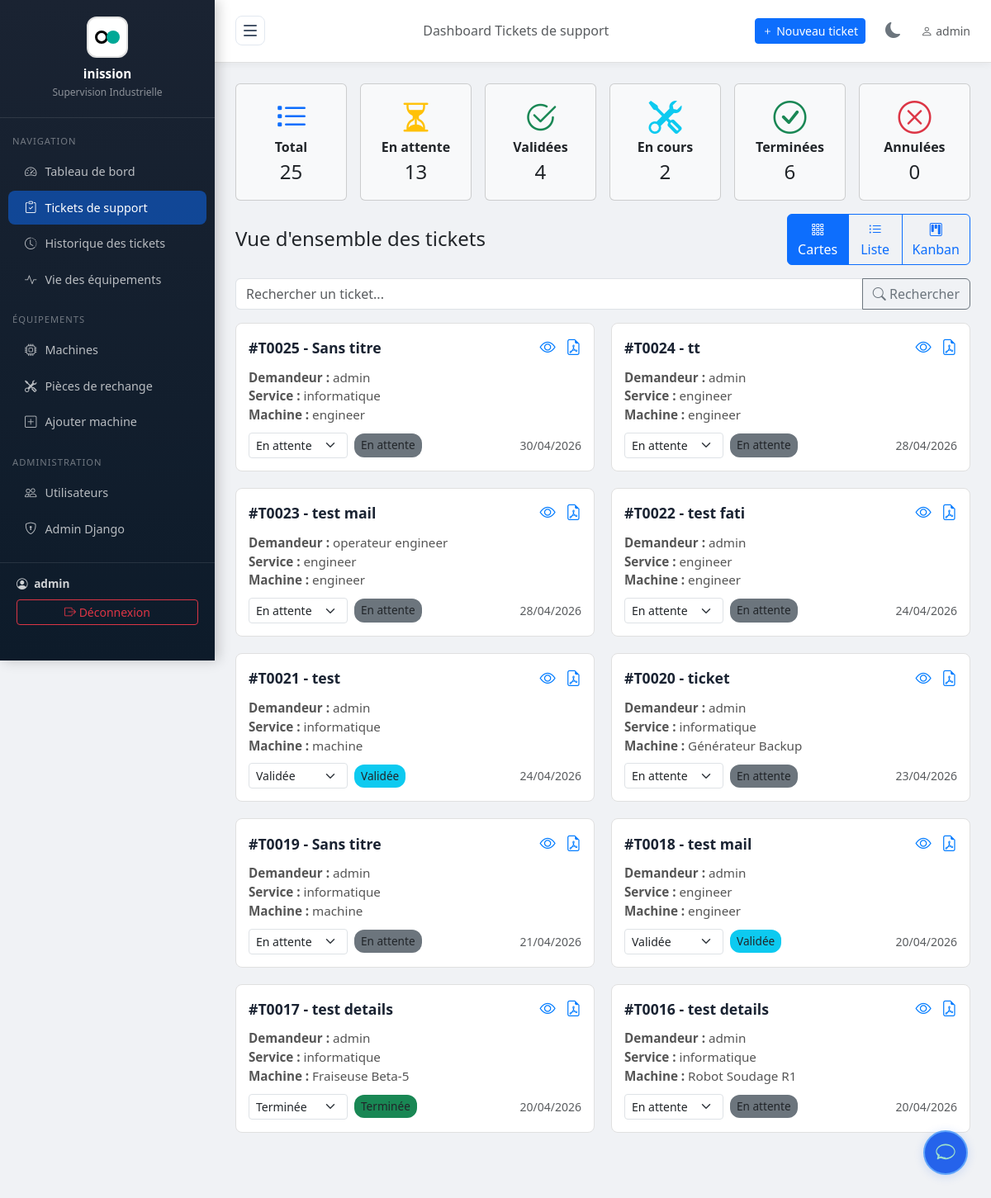
The page /demandes/dashboard/ (signed in) on the database as committed earlier.
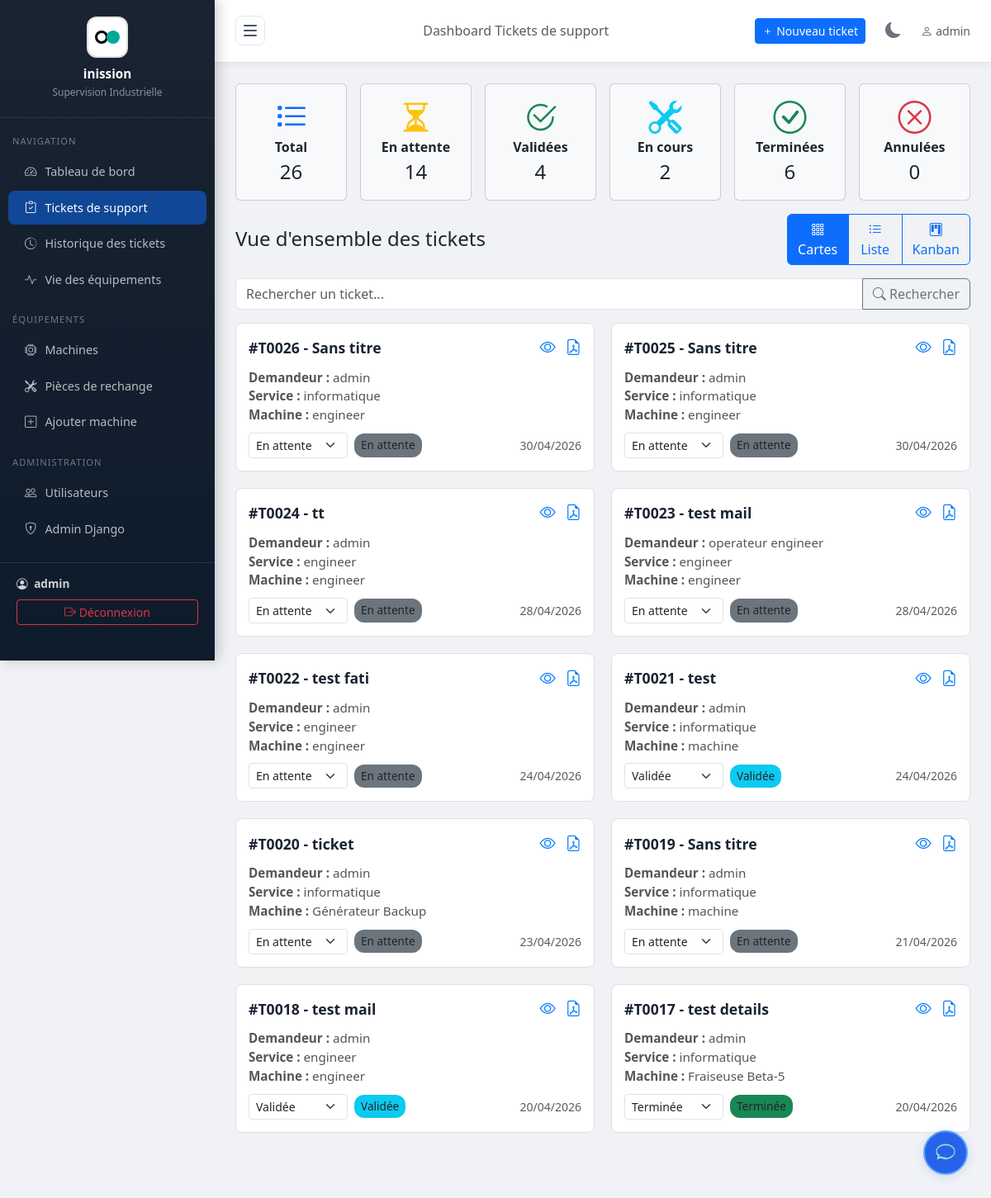
The same page on the database as committed later.
### tickets/models.py (models this page shows, shortened)
class TicketSupport(models.Model):
    titre = models.CharField(max_length=200, verbose_name="Titre du ticket", default="Sans titre")
    CATEGORIE_CHOICES = [
        ('industrielle', 'Industrielle'),
        ('informatique', 'Informatique'),
    ]
    categorie = models.CharField(max_length=30, choices=CATEGORIE_CHOICES, verbose_name="Catégorie", default='industrielle')
    type_panne = models.CharField(max_length=100, verbose_name="Type de panne", default="Non renseigné")
    PRIORITE_CHOICES = [
        ('basse', 'Basse'),
        ('moyenne', 'Moyenne'),
        ('haute', 'Haute'),
    ]
    priorite = models.CharField(max_length=10, choices=PRIORITE_CHOICES, verbose_name="Priorité", default='moyenne')
    """Modèle pour les tickets de support"""
    NATURE_ANOMALIE_CHOICES = [
        ('mecanique', 'Mécanique'),
        ('electrique', 'Électrique'),
        ('hydraulique', 'Hydraulique'),
        ('pneumatique', 'Pneumatique'),
        ('informatique', 'Informatique'),
        ('autre', 'Autre'),
    ]
    STATUT_CHOICES = [
        ('en_attente', 'En attente'),
        ('validee', 'Validée'),
        ('en_cours', 'En cours'),
        ('terminee', 'Terminée'),
        ('annulee', 'Annulée'),
    ]
    numero_ticket = models.CharField(max_length=50, unique=True, verbose_name="N° de ticket")
    service_support = models.CharField(max_length=200, verbose_name="Service support")
    demandeur = models.CharField(max_length=200, verbose_name="Nom du demandeur")
    machine = models.ForeignKey(Machine, on_delete=models.CASCADE, verbose_name="Machine concernée")
    code_machine = models.CharField(max_length=100, verbose_name="Code machine")
    date_ticket = models.DateField(verbose_name="Date du ticket")
    heure_ticket = models.TimeField(verbose_name="Heure du ticket")
    delai_souhaite = models.DateField(null=True, blank=True, verbose_name="Délai souhaité")
    type_support = models.BooleanField(default=False, verbose_name="Curative (décocher) / Préventive (cocher)")
    description_probleme = models.TextField(verbose_name="Description du problème")
    nature_probleme = models.CharField(max_length=20, choices=NATURE_ANOMALIE_CHOICES, verbose_name="Nature du problème")
    visa_demandeur = models.CharField(max_length=200, blank=True, verbose_name="Visa du demandeur")
    statut = models.CharField(max_length=20, choices=STATUT_CHOICES, default='en_attente', verbose_name="Statut")
    spare_part = models.ForeignKey(SparePart, on_delete=models.SET_NULL, null=True, blank=True,
                                   related_name='tickets', verbose_name="Pièce détachée réservée")
    date_creation = models.DateTimeField(auto_now_add=True, verbose_name="Date de création")
    date_modification = models.DateTimeField(auto_now=True, verbose_name="Dernière modification")
    class Meta:
        verbose_name = "Ticket de support"
        verbose_name_plural = "Tickets de support"
        ordering = ['-date_creation']
    def get_statut_class(self):
        classes = {
            'en_attente': 'secondary',
            'validee': 'info',
            'en_cours': 'warning',
            'terminee': 'success',
            'annulee': 'danger',
        }
        return classes.get(self.statut, 'secondary')

class Machine(models.Model):
    nom = models.CharField(max_length=200, verbose_name="Nom de la machine")
    reference = models.CharField(max_length=100, unique=True, verbose_name="Référence")
    localisation = models.CharField(max_length=200, verbose_name="Localisation / Zone")
    description = models.TextField(blank=True, verbose_name="Description")
    actif = models.BooleanField(default=True, verbose_name="Active")
    date_installation = models.DateField(null=True, blank=True, verbose_name="Date d'installation")
    department = models.ForeignKey('Department', on_delete=models.SET_NULL, null=True, blank=True, verbose_name="Département associé")
    operator = models.ForeignKey('OperatorProfile', on_delete=models.SET_NULL, null=True, blank=True, verbose_name="Opérateur assigné")
    manuel_pdf = models.FileField(upload_to='machines/manuals/', blank=True, null=True, verbose_name="Manuel d'utilisation (PDF)")
    manuel_texte = models.TextField(blank=True, null=True, verbose_name="Manuel d'utilisation (texte)")
    class Meta:
        verbose_name = "Machine"
        verbose_name_plural = "Machines"
        ordering = ['nom']

### tickets/views.py (the view, shortened to what this page needs)
# urls.py: path('demandes/dashboard/', views.demande_dashboard, name='demande_dashboard'),
@login_required
def demande_dashboard(request):
    user = request.user
    if is_admin_or_supervisor(user):
        tickets_qs = TicketSupport.objects.all()
    else:
        profile = getattr(user, 'operatorprofile', None)
        if not profile:
            messages.error(request, "Aucun profil opérateur trouvé.")
            return redirect('dashboard')
        tickets_qs = TicketSupport.objects.filter(machine__in=profile.machines.all())
    total = tickets_qs.count()
    en_attente = tickets_qs.filter(statut='en_attente').count()
    validees = tickets_qs.filter(statut='validee').count()
    en_cours = tickets_qs.filter(statut='en_cours').count()
    terminees = tickets_qs.filter(statut='terminee').count()
    annulees = tickets_qs.filter(statut='annulee').count()
    search_query = request.GET.get('search', '').strip()
    demandes_recentes = tickets_qs.select_related('machine').order_by('-date_creation')[:10]
    stats_services = tickets_qs.values('service_support').annotate(
        count=Count('id')
    ).order_by('-count')[:5]
    stats_natures = tickets_qs.values('nature_probleme').annotate(
        count=Count('id')
    ).order_by('-count')
    context = {
        'total': total, 'en_attente': en_attente, 'validees': validees,
        'en_cours': en_cours, 'terminees': terminees, 'annulees': annulees,
        'demandes_recentes': demandes_recentes,
        'stats_services': stats_services,
        'stats_natures': stats_natures,
        'request': request,  # pour pré-remplir la barre de recherche
    }
    return render(request, 'tickets/demande_dashboard.html', context)

### tickets/templatetags/permissions.py (called while the page is built)
@register.filter
def is_admin_or_supervisor(user):
    if user.is_superuser or user.is_staff:
        return True
    profile = getattr(user, 'operatorprofile', None)
    return profile and profile.role == 'superviseur'

### tickets/views.py (called while the page is built)
def is_admin_or_supervisor(user):
    if user.is_superuser or user.is_staff:
        return True
    profile = getattr(user, 'operatorprofile', None)
    return profile and profile.role == 'superviseur'

### tickets/templates/tickets/demande_dashboard.html (shortened to what the changed rows need)
{% extends 'tickets/base.html' %}
{% load static %}
{% block content %}
<div class="row mb-4">
    <div class="col-12">
        <div class="row g-3 mb-3">
            <div class="col-md-2 col-6">
                <div class="card text-dark bg-light h-100">
                    <div class="card-body text-center">
                        <i class="bi bi-list-task display-6 text-primary mb-2"></i>
                        <div class="fw-bold">Total</div>
                        <div class="fs-4">{{ total }}</div>
                    </div>
                </div>
            </div>
            <div class="col-md-2 col-6">
                <div class="card text-dark bg-light h-100">
                    <div class="card-body text-center">
                        <i class="bi bi-hourglass-split display-6 text-warning mb-2"></i>
                        <div class="fw-bold">En attente</div>
                        <div class="fs-4">{{ en_attente }}</div>
                    </div>
                </div>
            </div>
        </div>
    </div>
<div class="ticket-grid">
    {% for demande in demandes_recentes %}
    <div class="ticket-card">
        <div class="ticket-header">
            <span class="ticket-title">#{{ demande.numero_ticket }} - {{ demande.titre|default:demande.numero_ticket }}</span>
            <span>
                <a href="{% url 'demande_detail' demande.pk %}" class="ticket-eye" title="Voir détails"><i class="bi bi-eye"></i></a>
                <a href="{% url 'ticket_pdf' demande.pk %}" class="ticket-eye ms-2" title="Exporter PDF"><i class="bi bi-file-earmark-pdf"></i></a>
            </span>
        </div>
        <div class="ticket-info">
            <div><strong>Demandeur :</strong> {{ demande.demandeur|default:"-" }}</div>
            <div><strong>Service :</strong> {{ demande.service_support }}</div>
            <div><strong>Machine :</strong> {{ demande.machine.nom }}</div>
        </div>
        <div class="ticket-actions">
            <form method="post" action="{% url 'demande_change_statut' demande.pk 'dummy' %}" class="d-flex align-items-center" style="gap: 8px;" onChange="this.submit();">
                <select name="statut" class="form-select form-select-sm" style="width: auto; min-width: 120px;"
                        onchange="this.form.action=this.form.action.replace('dummy', this.value);">
                    {% for key, label in demande.STATUT_CHOICES %}
                        <option value="{{ key }}" {% if demande.statut == key %}selected{% endif %}>{{ label }}</option>
                    {% endfor %}
                </select>
                <span class="ticket-status bg-{{ demande.get_statut_class }}">{{ demande.get_statut_display }}</span>
            </form>
            <span class="text-muted small ms-auto">{{ demande.date_creation|date:"d/m/Y" }}</span>
        </div>
    </div>
    {% empty %}
    <div class="col-12 text-center text-muted">Aucun ticket récent</div>
    {% endfor %}
</div>
{% endblock %}

Rows that differ between the two databases and show on the page:
no longer on this page (row unchanged): TicketSupport: numero_ticket "T0016", titre "test details", demandeur "admin", service_support "informatique", machine.nom "Robot Soudage R1", statut "En attente", date_creation "20/04/2026"
added TicketSupport: numero_ticket "T0026", titre "Sans titre", demandeur "admin", service_support "informatique", machine.nom "engineer", statut "En attente", date_creation "30/04/2026"
Other text that changed with them:
{{ total }}: "25" → "26"
{{ en_attente }}: "13" → "14"
